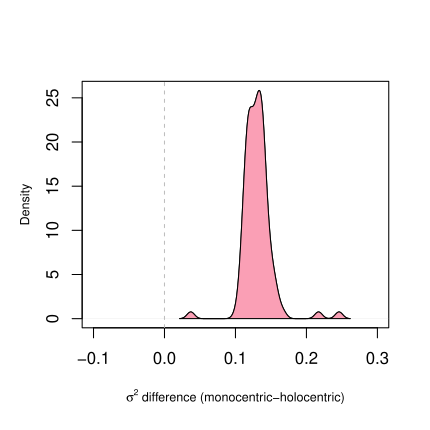

Generate this figure with R:
# read in the results
dat <- read.csv("../results/cent.vs.rate.csv")
dat$diff <- dat$rate.mon-dat$rate.hol
plot(density(dat$diff), xlim=c(-.1,.3),
     cex.lab=.75,main="",
     xlab=expression(paste(sigma^2, " difference (monocentric-holocentric)")))
polygon(density(dat$diff),col=rgb(250,159,181, maxColorValue = 255))
abline(v=0, lty=2,col="gray")
#export pdf at 4.3" x 4.3"
